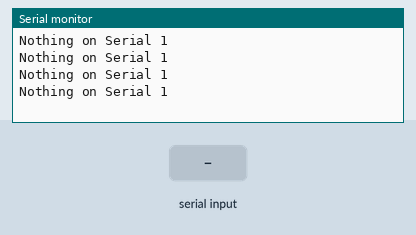
Recording of a sketch running on a simulated Arduino Mega 2560, built with avr-gcc and run on an emulated ATmega2560. Shown: the last lines printed to the serial monitor. The test bench sets the inputs (shaded band).

Above: at 1.0 s.
1.1 s: "1" received over the second serial link
At 1.6 s:
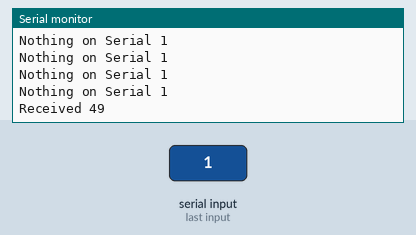
2.7 s: "0" received over the second serial link
At 3.9 s:
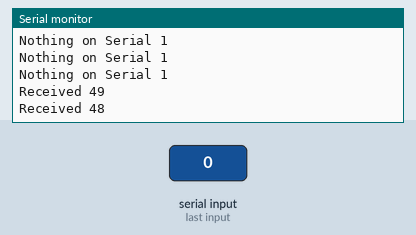
4.2 s: "2" received over the second serial link
At 5.0 s:
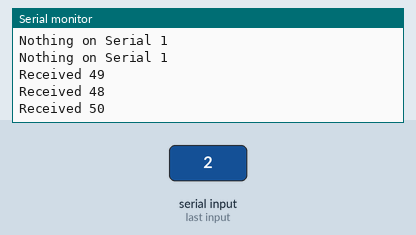

Measured:
- after the input at 1.1 s, the serial monitor: prints a new line after 0.10 s (image 1)
- after the input at 2.7 s, the serial monitor: prints a new line at once (image 2)
- after the input at 4.2 s, the serial monitor: prints a new line at once (image 3)

The sketch:

testSerial.ino
```cpp
int inByte = 0;         // incoming serial byte

void setup()
{
  // start serial port at 9600 bps and wait for port to open:
  Serial.begin(9600);
  while (!Serial)
  {
    delay(100);
  }

  Serial1.begin(9600);
  while (Serial1.available() <= 0)
  {
    Serial.println("Nothing on Serial 1");   // send an initial string
    delay(300);
  }
}

void loop()
{

  // if we get a valid byte, read analog ins:
  if (Serial1.available() > 0) {
    inByte = Serial1.read();

    Serial.print("Received ");
    Serial.println(inByte);
  }
}
```
